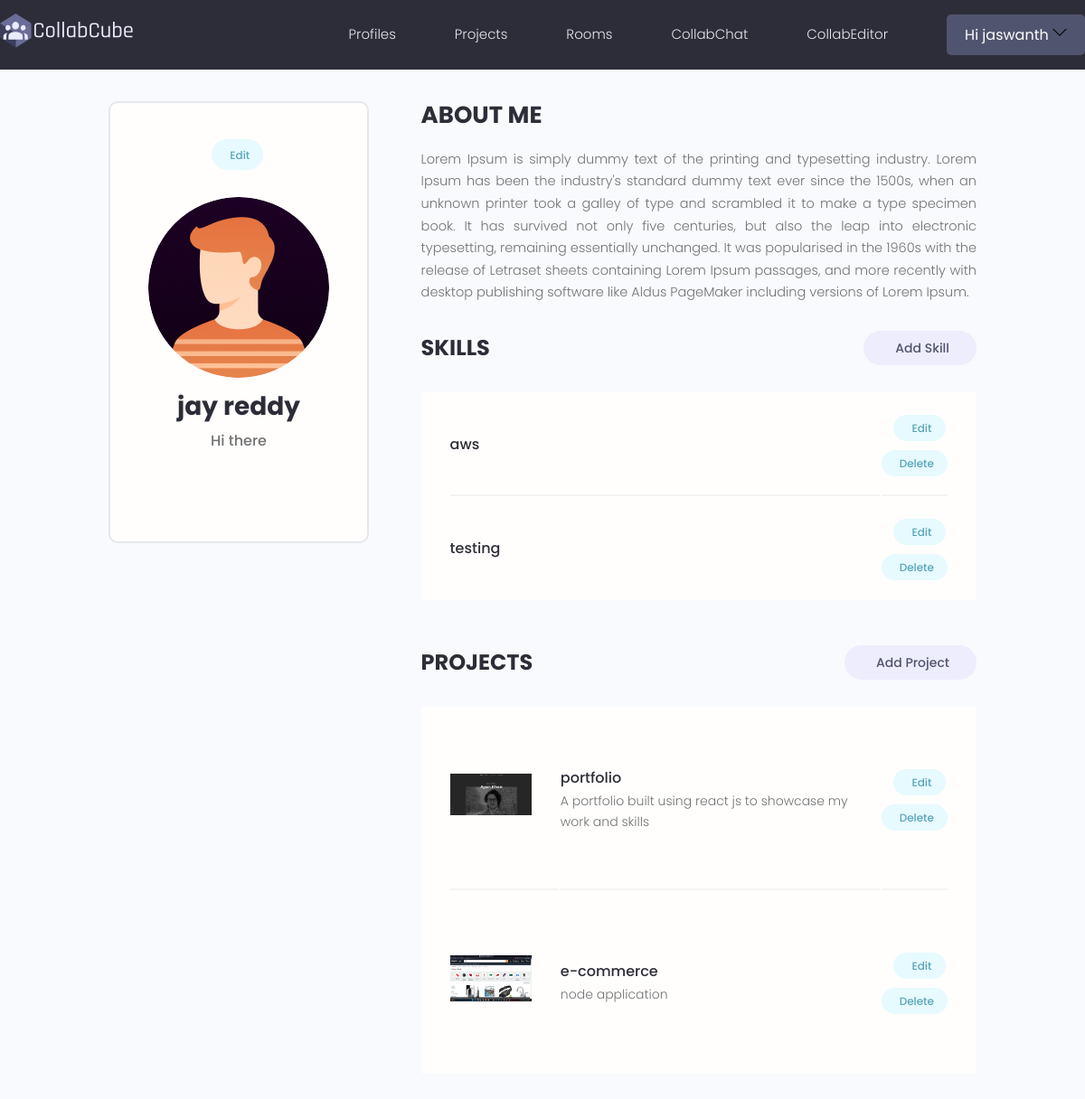
The app's page /account/ (signed in) with its own data.
### users/models.py (models this page shows, shortened)
class Profile(models.Model):
    user = models.OneToOneField(User, on_delete= models.CASCADE, null=True,blank= True)
    name = models.CharField(max_length=200,null=True)
    email = models.EmailField(unique=True,max_length=300,null=True)
    username = models.CharField(max_length=200,unique=True,null=True)
    ROLE_TYPE =(
        ('faculty','Faculty'),
        ('student','Student')
    )
    role = models.CharField(max_length=200,choices=ROLE_TYPE,null=True)
    facultyid_or_studentid = models.CharField(max_length=200,unique=True,null=True)
    short_intro = models.CharField(max_length=200,null=True)
    bio = models.TextField(blank=True, null = True)
    profile_image= models.ImageField(default= 'profiles/male.png',null=True, upload_to ='profiles/')
    social_github = models.CharField(max_length=200,null=True,blank=True)
    social_linkedin = models.CharField(max_length=200,null=True,blank=True)
    social_website = models.CharField(max_length=200,null=True,blank=True)
    social_twitter = models.CharField(max_length=200,null=True,blank=True)
    created = models.DateTimeField(auto_now_add=True)
    id = models.UUIDField(default=uuid.uuid4, unique=True, primary_key=True,editable=False)
    class Meta:
        ordering = ['-created']
    @property
    def imageURL(self):
        try:
            url = self.profile_image.url
        except:
            url = ''
        return url

class Skill(models.Model):
    owner = models.ForeignKey(Profile, on_delete=models.CASCADE,null=True, blank=True)
    name = models.CharField(max_length=200,null=True,blank=True)
    description = models.TextField(null=True,blank=True)
    created = models.DateTimeField(auto_now_add=True)
    id = models.UUIDField(default=uuid.uuid4, unique=True, primary_key=True,editable=False)
    def __str__(self):
        return str(self.name)

### projects/models.py (models this page shows, shortened)
class Project(models.Model):
    owner = models.ForeignKey(Profile, null = True, blank= True, on_delete= models.CASCADE)
    title = models.CharField(max_length=200)
    description = models.TextField(null=True, blank= True)
    featured_image = models.ImageField(null=True, blank= True, default="default.jpg")
    demo_link = models.CharField(max_length=2000,null=True, blank= True)
    source_link = models.CharField(max_length=2000,null=True, blank= True)
    tags = models.ManyToManyField('Tag',blank=True)
    vote_total = models.IntegerField(blank=True,null= True, default= 0)
    vote_ratio = models.IntegerField(blank=True,null= True, default= 0)
    created = models.DateTimeField(auto_now_add=True)
    id = models.UUIDField(default=uuid.uuid4, unique=True,editable=False, primary_key=True)
    class Meta:
        ordering = ['-vote_ratio','-vote_total']
    @property
    def imageURL(self):
        try:
            url = self.featured_image.url
        except:
            url = ''
        return url

### users/views.py (the view)
# urls.py: path('account/',userAccount,name= "account"),
@login_required(login_url = 'login')
def userAccount(request):
    profile = request.user.profile
    skills = profile.skill_set.all()
    projects = profile.project_set.all()
    announcements = profile.announcement_set.all()
    resumes = profile.resume_set.all()
    context = {'profile':profile,'skills':skills,'projects':projects,'resumes':resumes,'announcements':announcements}
    return render(request, 'users/account.html',context)

### users/templates/users/account.html (shortened to what this page needs)
{% extends 'main.html' %}
{% block content %}
<main class="settingsPage profile my-md">
    <div class="container">
      <div class="layout">
        <div class="column column--1of3">
          <div class="card text-center">
            <div class="card__body dev">
              <a class="tag tag--pill tag--main settings__btn" href="{% url 'edit-account' %}"> Edit</a>
              <img class="avatar avatar--xl dev__avatar" src="{{profile.imageURL }}" />
              <h2 class="dev__name">{{profile.name}}</h2>
              <p class="dev__title">{{profile.short_intro}}</p>
            </div>
          </div>
        </div>
        <div class="column column--2of3">
          <div class="devInfo">
            <h3 class="devInfo__title">About Me</h3>
            <p class="devInfo__about">
              {{profile.bio}}
            </p>
          </div>
          <div class="settings">
            <h3 class="settings__title">Skills</h3>
            <a class="tag tag--pill tag--sub settings__btn tag--lg" href="{% url 'create-skill' %}"> Add Skill</a>
          </div>
          <table class="settings__table">
              {% for skill in skills %}
            <tr>
              <td class="settings__tableInfo">
                <h4>{{skill}}</h4>
              </td>
              <td class="settings__tableActions">
                <a class="tag tag--pill tag--main settings__btn" href="{% url 'update-skill' skill.id %}"> Edit</a>
                <a class="tag tag--pill tag--main settings__btn" href="{% url 'delete-skill' skill.id %}">
                  Delete</a>
              </td>
            </tr>
            {%endfor%}
          </table>
          <div class="settings">
            <h3 class="settings__title">Projects</h3>
            <a class="tag tag--pill tag--sub settings__btn tag--lg" href="{% url 'create-project' %}"> Add Project</a>
          </div>
          <table class="settings__table">
              {% for project in projects %}
            <tr>
              <td class="settings__thumbnail">
                <a href="{% url 'project' project.id %}"><img src="{{project.imageURL }}" alt="Project Thumbnail" /></a>
              </td>
              <td class="settings__tableInfo">
                <a href="{% url 'project' project.id %}">{{project.title}}</a>
                <p>
                  {{project.description|slice:"150"}}
                </p>
              </td>
              <td class="settings__tableActions">
                <a class="tag tag--pill tag--main settings__btn" href="{% url 'update-project' project.id %}"> Edit</a>
                <a class="tag tag--pill tag--main settings__btn" href="{% url 'delete-project' project.id %}">
                  Delete</a>
              </td>
            </tr>
            {%endfor%}
          </table>
        </div>
      </div>
    </div>
  </main>
{% endblock%}

### templates/navbar.html (shortened to what this page needs)
{%load static%}
<header class="header">
    <div class="container container--narrow">
      <a href="{% url 'profiles' %}" class="header__logo">
        <img src="{% static 'images/logo.svg' %}" alt="CollabCube Logo" />
      </a>
      <nav class="header__nav">
        <ul class="header__menu">
          {% if request.user.is_authenticated %}
          <li class="header__menuItem"><a href="{% url 'profiles' %}">Profiles</a></li>
          <li class="header__menuItem"><a href="{% url 'projects' %}">Projects</a></li>
          <li class="header__menuItem"><a href="{% url 'rooms' %}">Rooms</a></li>
          <li class="header__menuItem"><a href="{% url 'lobby' %}">CollabChat</a></li>
          <li class="header__menuItem"><a target="_blank" href="https://collabeditorr.herokuapp.com/" >CollabEditor</a></li>
          <li class="btn btn--sub">
            <div class="header__user1">
              <button class="dropdown-button1 " >Hi {{request.user.username}}
                <svg version="1.1" xmlns="http://www.w3.org/2000/svg" width="16" height="16" viewBox="0 0 32 32" >
                  <path d="M16 21l-13-13h-3l16 16 16-16h-3l-13 13z"></path>
                </svg>
              </button>
            </div>
          </li>
          {% endif%}
        </ul>
      </nav>
    </div>
  </header>

### static/styles/app.css (style rules this page uses)
:root { --color-sub: #2d2d39; }
.btn--sub { background-color: var(--color-sub-light); }
.card { border: 2px solid var(--color-light); }
img { width: 100%; }
.header { position: sticky; z-index: 111; background-color: var(--color-sub); padding: 1.5rem 0; }
.header > .container { display: flex; justify-content: space-between; align-items: center; width: 100%; }
.header__logo > img { height: 3.8rem; }
.header__nav > ul { display: inline-flex; align-items: center; list-style: none; gap: 6.5rem; }
.header__menuItem > a { color: var(--color-light); font-weight: 300; }
.profile .card > .dev { padding: 4rem; }
.dev__avatar { display: block; margin: auto; }
.dev__name { color: var(--color-sub); font-size: 2.8rem; font-weight: 700; margin-top: 1rem; margin-bottom: 0.5rem; }
.dev__title { font-size: 1.6rem; font-weight: 500; line-height: 1.3; }
.devInfo { margin-bottom: 3rem; }
.devInfo__title, .devInfo__subtitle { font-size: 2.6rem; color: var(--color-sub); text-transform: uppercase; font-weight: 700; margin-bottom: 1.5rem; }
.devInfo__about, .devSkill__info { font-size: 1.45rem; line-height: 1.7; text-align: justify; }
.settingsPage .dev > .settings__btn { display: inline-block; margin-bottom: 3rem; }
.settings { display: flex; justify-content: space-between; align-items: center; }
.settings__title { font-size: 2.4rem; text-transform: uppercase; font-weight: 700; color: var(--color-sub); }
.settings__table { margin-top: 3rem; margin-bottom: 5rem; padding: 0 3rem; background: var(--color-white); }
.settings__table tr { width: 100%; }
.settings__table tr > td { padding: 2rem 0; }
.settings__table tr:not(:last-child) td { border-bottom: 2px solid var(--color-white-light); }
.settings__thumbnail { width: 23%; min-width: 10rem; }
.settings__thumbnail img { padding-right: 3rem; height: 15rem; object-fit: contain; }
.settings__tableInfo { width: 100%; }
.settings__tableInfo h4, .settings__tableInfo a { padding-right: 1rem; width: auto; font-size: 1.6rem; font-weight: 500; color: var(--color-sub); }
.settings__tableInfo p { font-size: 1.4rem; }
.settings__tableActions { text-align: right; }
:root { --color-main1: #71c6dd; --color-main-light1: #e1f6fb; --color-dark1: #3f4156; --color-dark-medium1: #51546e; --color-dark-light1: #696d97; --color-light1: #e5e5e5; --color-gray1: #8b8b8b; --color-light-gray1: #b2bdbd; --color-bg1: #2d2d39; --color-success1: #5dd693; --color-error1: #fc4b0b; }
.header__logo1, .header__user1 { display: flex; gap: 2rem; align-items: center; }
.dropdown-button1 { background: transparent; border: 0; outline: 0; cursor: pointer; }

### static/uikit/styles/modules/_variables.css (style rules this page uses)
:root { --color-main: #5aa5b9; --color-main-light: #e6faff; --color-sub: #3f4156; --color-sub-light: #51546e; --color-sub-lighter: #ededfd; --color-text: #737373; --color-gray: #8b8b8b; --color-light: #e5e7eb; --color-light-gray: #767676; --color-bg: #f8fafd; --color-white: #fffefd; --color-white-light: #f3f3f3; --color-success: #359e64; --color-success-bg: #def8e8; --color-error: #fc4b0b; --color-error-bg: #fff2ee; --font-base: 'Poppins', arial, helvetica, 'Segoe UI', roboto, ubuntu, sans-serif; --font-monospace: 'Fira Code', 'Courier New', courier, monospace; --font-regular: 300; --font-medium: 500; --font-bold: 700; --generic-shadow: 1px 1px 5px #00000010; --generic-transition: all 0.3s ease-in-out; }

### static/uikit/styles/modules/_base.css (style rules this page uses)
* { margin: 0; padding: 0; box-sizing: border-box; text-rendering: optimizeLegibility; color: inherit; font-size: inherit; }
html { font-size: 50%; }
@media only screen and (min-width: 480px) { html { font-size: 56.25%; } }
@media only screen and (min-width: 1200px) { html { font-size: 62.5%; } }
body { line-height: 1.6; font-weight: 400; font-size: 1.5rem; color: var(--color-text); background-color: var(--color-bg); min-height: 100vh; }

### static/uikit/styles/modules/_typography.css (style rules this page uses)
* { font-family: var(--font-base); }
h2 { font-size: 3.6rem; font-weight: var(--font-bold); }
h3 { font-size: 3.2rem; font-weight: var(--font-medium); }
h4 { font-size: 2.8rem; font-weight: var(--font-medium); }
p, span, strong { font-size: 1.6rem; color: var(--color-text); font-weight: var(--font-regular); }
a { padding-bottom: 2px; text-decoration: none; display: inline-block; color: var(--color-main); font-weight: var(--font-medium); }

### static/uikit/styles/modules/_avatar.css (style rules this page uses)
.avatar { border-radius: 50%; object-fit: cover; }
.avatar--xl { height: 20rem; width: 20rem; }

### static/uikit/styles/modules/_layout.css (style rules this page uses)
.layout { display: flex; flex-flow: row wrap; justify-content: space-between; }
.layout > .column { margin-bottom: 3rem; }
.layout > .column.column--1of3 { flex-basis: 30%; }
.layout > .column.column--2of3 { flex-basis: 64%; }

### records on screen
Profile: imageURL (picture), name "jay reddy", short_intro "Hi there", bio "Lorem Ipsum is simply dummy text of the printing and typesetting industry. Lorem Ipsum has been the industry's standard dummy text ever since the 1500s, when an unknown printer took a galley of type and scrambled it to make a type specimen book. It has survived not only five centuries, but also the leap into electronic typesetting, remaining essentially unchanged. It was popularised in the 1960s with the release of Letraset sheets containing Lorem Ipsum passages, and more recently with desktop publishing software like Aldus PageMaker including versions of Lorem Ipsum."
Skill: name "aws"
Skill: name "testing"
Project: imageURL (picture), title "portfolio", description "A portfolio built using react js to showcase my work and skills"
Project: imageURL (picture), title "e-commerce", description "node application"

### other values on screen
{{ request.user.username }} "jaswanth"
